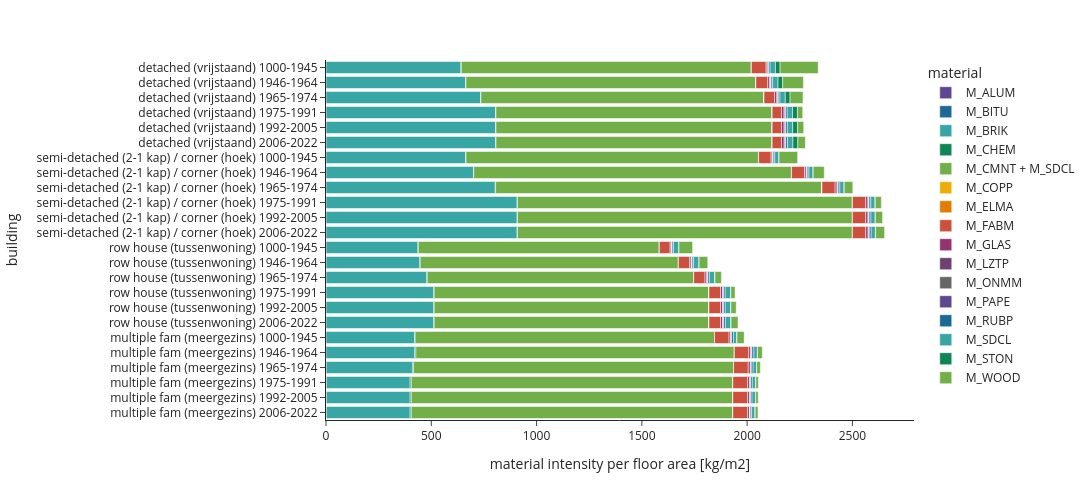

The notebook cell this image was saved under:
### Code cell
# visualisation of the assumed material intensities
""" the trend shows a shift from wood to brick and concrete"""
m_plot = mi_buildings.copy()
m_plot = m_plot.rename(index={'pre 1945':'1000-1945'})
if material_buildings_source == "Oorschot-MPG":
    m_plot = m_plot.groupby(axis=1, level=0).sum()
m_plot.index = [str(i) + ' ' + str(j) for i, j in m_plot.index]
m_plot = m_plot.stack().reset_index()
m_plot.columns = ['building', 'material', 'value']
fig = px.bar(m_plot, x='value', y='building', color='material', labels={'value':'material intensity per floor area [kg/m2]'}, template='simple_white', 
             color_discrete_sequence= px.colors.qualitative.Prism) #antique, vivid, prism, T10
fig.update_layout(width=1100, height=500, yaxis = dict(autorange="reversed"))    
fig.write_image('visualisations/mi_buildings'+material_buildings_source+'_grouped.svg')
fig.show()

### Figure 1 — Plotly figure (JSON) as saved in the notebook; plotly's stock layout.template omitted (floating-point values rounded to 4 significant figures)
{"data": [{"alignmentgroup": "True", "hovertemplate": "material=M_ALUM<br>material intensity per floor area [kg/m2]=%{x}<br>building=%{y}<extra></extra>", "legendgroup": "M_ALUM", "marker": {"color": "rgb(95, 70, 144)", "pattern": {"shape": ""}}, "name": "M_ALUM", "offsetgroup": "M_ALUM", "orientation": "h", "showlegend": true, "textposition": "auto", "type": "bar", "x": [0.1123, 0.2071, 0.2005, 0.194, 0.194, 0.194, 0.1889, 0.2876, 0.2701, 0.2526, 0.2526, 0.2526, 0.3785, 0.4754, 0.4268, 0.3781, 0.3781, 0.3781, 0.2022, 0.2115, 0.4968, 0.7822, 0.7822, 0.7822], "xaxis": "x", "y": ["detached (vrijstaand) 1000-1945", "detached (vrijstaand) 1946-1964", "detached (vrijstaand) 1965-1974", "detached (vrijstaand) 1975-1991", "detached (vrijstaand) 1992-2005", "detached (vrijstaand) 2006-2022", "semi-detached (2-1 kap) / corner (hoek) 1000-1945", "semi-detached (2-1 kap) / corner (hoek) 1946-1964", "semi-detached (2-1 kap) / corner (hoek) 1965-1974", "semi-detached (2-1 kap) / corner (hoek) 1975-1991", "semi-detached (2-1 kap) / corner (hoek) 1992-2005", "semi-detached (2-1 kap) / corner (hoek) 2006-2022", "row house (tussenwoning) 1000-1945", "row house (tussenwoning) 1946-1964", "row house (tussenwoning) 1965-1974", "row house (tussenwoning) 1975-1991", "row house (tussenwoning) 1992-2005", "row house (tussenwoning) 2006-2022", "multiple fam (meergezins) 1000-1945", "multiple fam (meergezins) 1946-1964", "multiple fam (meergezins) 1965-1974", "multiple fam (meergezins) 1975-1991", "multiple fam (meergezins) 1992-2005", "multiple fam (meergezins) 2006-2022"], "yaxis": "y"}, {"alignmentgroup": "True", "hovertemplate": "material=M_BITU<br>material intensity per floor area [kg/m2]=%{x}<br>building=%{y}<extra></extra>", "legendgroup": "M_BITU", "marker": {"color": "rgb(29, 105, 150)", "pattern": {"shape": ""}}, "name": "M_BITU", "offsetgroup": "M_BITU", "orientation": "h", "showlegend": true, "textposition": "auto", "type": "bar", "x": [0, 0, 0.1159, 0.2319, 0.2319, 0.2319, 0, 0, 0, 0, 0, 0, 0, 0, 0, 0, 0, 0, 0, 0, 0.4129, 0.8259, 0.8259, 0.8259], "xaxis": "x", "y": ["detached (vrijstaand) 1000-1945", "detached (vrijstaand) 1946-1964", "detached (vrijstaand) 1965-1974", "detached (vrijstaand) 1975-1991", "detached (vrijstaand) 1992-2005", "detached (vrijstaand) 2006-2022", "semi-detached (2-1 kap) / corner (hoek) 1000-1945", "semi-detached (2-1 kap) / corner (hoek) 1946-1964", "semi-detached (2-1 kap) / corner (hoek) 1965-1974", "semi-detached (2-1 kap) / corner (hoek) 1975-1991", "semi-detached (2-1 kap) / corner (hoek) 1992-2005", "semi-detached (2-1 kap) / corner (hoek) 2006-2022", "row house (tussenwoning) 1000-1945", "row house (tussenwoning) 1946-1964", "row house (tussenwoning) 1965-1974", "row house (tussenwoning) 1975-1991", "row house (tussenwoning) 1992-2005", "row house (tussenwoning) 2006-2022", "multiple fam (meergezins) 1000-1945", "multiple fam (meergezins) 1946-1964", "multiple fam (meergezins) 1965-1974", "multiple fam (meergezins) 1975-1991", "multiple fam (meergezins) 1992-2005", "multiple fam (meergezins) 2006-2022"], "yaxis": "y"}, {"alignmentgroup": "True", "hovertemplate": "material=M_BRIK<br>material intensity per floor area [kg/m2]=%{x}<br>building=%{y}<extra></extra>", "legendgroup": "M_BRIK", "marker": {"color": "rgb(56, 166, 165)", "pattern": {"shape": ""}}, "name": "M_BRIK", "offsetgroup": "M_BRIK", "orientation": "h", "showlegend": true, "textposition": "auto", "type": "bar", "x": [640.9, 663.0, 734.1, 805.2, 805.2, 805.2, 663.2, 699.9, 803.6, 907.4, 907.4, 907.4, 436.7, 445.7, 478.8, 512.0, 512.0, 512.0, 421.0, 421.0, 409.5, 398.0, 398.0, 398.0], "xaxis": "x", "y": ["detached (vrijstaand) 1000-1945", "detached (vrijstaand) 1946-1964", "detached (vrijstaand) 1965-1974", "detached (vrijstaand) 1975-1991", "detached (vrijstaand) 1992-2005", "detached (vrijstaand) 2006-2022", "semi-detached (2-1 kap) / corner (hoek) 1000-1945", "semi-detached (2-1 kap) / corner (hoek) 1946-1964", "semi-detached (2-1 kap) / corner (hoek) 1965-1974", "semi-detached (2-1 kap) / corner (hoek) 1975-1991", "semi-detached (2-1 kap) / corner (hoek) 1992-2005", "semi-detached (2-1 kap) / corner (hoek) 2006-2022", "row house (tussenwoning) 1000-1945", "row house (tussenwoning) 1946-1964", "row house (tussenwoning) 1965-1974", "row house (tussenwoning) 1975-1991", "row house (tussenwoning) 1992-2005", "row house (tussenwoning) 2006-2022", "multiple fam (meergezins) 1000-1945", "multiple fam (meergezins) 1946-1964", "multiple fam (meergezins) 1965-1974", "multiple fam (meergezins) 1975-1991", "multiple fam (meergezins) 1992-2005", "multiple fam (meergezins) 2006-2022"], "yaxis": "y"}, {"alignmentgroup": "True", "hovertemplate": "material=M_CHEM<br>material intensity per floor area [kg/m2]=%{x}<br>building=%{y}<extra></extra>", "legendgroup": "M_CHEM", "marker": {"color": "rgb(15, 133, 84)", "pattern": {"shape": ""}}, "name": "M_CHEM", "offsetgroup": "M_CHEM", "orientation": "h", "showlegend": true, "textposition": "auto", "type": "bar", "x": [1.523, 1.507, 1.49, 1.473, 1.503, 1.551, 1.629, 1.72, 1.727, 1.734, 1.774, 1.839, 1.355, 1.464, 1.462, 1.46, 1.497, 1.557, 2.053, 5.616, 5.616, 5.616, 5.592, 5.554], "xaxis": "x", "y": ["detached (vrijstaand) 1000-1945", "detached (vrijstaand) 1946-1964", "detached (vrijstaand) 1965-1974", "detached (vrijstaand) 1975-1991", "detached (vrijstaand) 1992-2005", "detached (vrijstaand) 2006-2022", "semi-detached (2-1 kap) / corner (hoek) 1000-1945", "semi-detached (2-1 kap) / corner (hoek) 1946-1964", "semi-detached (2-1 kap) / corner (hoek) 1965-1974", "semi-detached (2-1 kap) / corner (hoek) 1975-1991", "semi-detached (2-1 kap) / corner (hoek) 1992-2005", "semi-detached (2-1 kap) / corner (hoek) 2006-2022", "row house (tussenwoning) 1000-1945", "row house (tussenwoning) 1946-1964", "row house (tussenwoning) 1965-1974", "row house (tussenwoning) 1975-1991", "row house (tussenwoning) 1992-2005", "row house (tussenwoning) 2006-2022", "multiple fam (meergezins) 1000-1945", "multiple fam (meergezins) 1946-1964", "multiple fam (meergezins) 1965-1974", "multiple fam (meergezins) 1975-1991", "multiple fam (meergezins) 1992-2005", "multiple fam (meergezins) 2006-2022"], "yaxis": "y"}, {"alignmentgroup": "True", "hovertemplate": "material=M_CMNT + M_SDCL<br>material intensity per floor area [kg/m2]=%{x}<br>building=%{y}<extra></extra>", "legendgroup": "M_CMNT + M_SDCL", "marker": {"color": "rgb(115, 175, 72)", "pattern": {"shape": ""}}, "name": "M_CMNT + M_SDCL", "offsetgroup": "M_CMNT + M_SDCL", "orientation": "h", "showlegend": true, "textposition": "auto", "type": "bar", "x": [1377.0, 1376.0, 1343.0, 1311.0, 1311.0, 1311.0, 1389.0, 1508.0, 1549.0, 1590.0, 1590.0, 1590.0, 1144.0, 1226.0, 1265.0, 1304.0, 1304.0, 1304.0, 1422.0, 1512.0, 1519.0, 1526.0, 1526.0, 1526.0], "xaxis": "x", "y": ["detached (vrijstaand) 1000-1945", "detached (vrijstaand) 1946-1964", "detached (vrijstaand) 1965-1974", "detached (vrijstaand) 1975-1991", "detached (vrijstaand) 1992-2005", "detached (vrijstaand) 2006-2022", "semi-detached (2-1 kap) / corner (hoek) 1000-1945", "semi-detached (2-1 kap) / corner (hoek) 1946-1964", "semi-detached (2-1 kap) / corner (hoek) 1965-1974", "semi-detached (2-1 kap) / corner (hoek) 1975-1991", "semi-detached (2-1 kap) / corner (hoek) 1992-2005", "semi-detached (2-1 kap) / corner (hoek) 2006-2022", "row house (tussenwoning) 1000-1945", "row house (tussenwoning) 1946-1964", "row house (tussenwoning) 1965-1974", "row house (tussenwoning) 1975-1991", "row house (tussenwoning) 1992-2005", "row house (tussenwoning) 2006-2022", "multiple fam (meergezins) 1000-1945", "multiple fam (meergezins) 1946-1964", "multiple fam (meergezins) 1965-1974", "multiple fam (meergezins) 1975-1991", "multiple fam (meergezins) 1992-2005", "multiple fam (meergezins) 2006-2022"], "yaxis": "y"}, {"alignmentgroup": "True", "hovertemplate": "material=M_COPP<br>material intensity per floor area [kg/m2]=%{x}<br>building=%{y}<extra></extra>", "legendgroup": "M_COPP", "marker": {"color": "rgb(237, 173, 8)", "pattern": {"shape": ""}}, "name": "M_COPP", "offsetgroup": "M_COPP", "orientation": "h", "showlegend": true, "textposition": "auto", "type": "bar", "x": [0.9196, 0.9196, 0.9196, 0.9196, 0.9196, 0.9196, 0.8481, 0.8481, 0.8481, 0.8481, 0.8481, 0.8481, 0.3515, 0.3515, 0.3515, 0.3515, 0.3515, 0.3515, 0.3075, 0.3075, 0.308, 0.3084, 0.3086, 0.3089], "xaxis": "x", "y": ["detached (vrijstaand) 1000-1945", "detached (vrijstaand) 1946-1964", "detached (vrijstaand) 1965-1974", "detached (vrijstaand) 1975-1991", "detached (vrijstaand) 1992-2005", "detached (vrijstaand) 2006-2022", "semi-detached (2-1 kap) / corner (hoek) 1000-1945", "semi-detached (2-1 kap) / corner (hoek) 1946-1964", "semi-detached (2-1 kap) / corner (hoek) 1965-1974", "semi-detached (2-1 kap) / corner (hoek) 1975-1991", "semi-detached (2-1 kap) / corner (hoek) 1992-2005", "semi-detached (2-1 kap) / corner (hoek) 2006-2022", "row house (tussenwoning) 1000-1945", "row house (tussenwoning) 1946-1964", "row house (tussenwoning) 1965-1974", "row house (tussenwoning) 1975-1991", "row house (tussenwoning) 1992-2005", "row house (tussenwoning) 2006-2022", "multiple fam (meergezins) 1000-1945", "multiple fam (meergezins) 1946-1964", "multiple fam (meergezins) 1965-1974", "multiple fam (meergezins) 1975-1991", "multiple fam (meergezins) 1992-2005", "multiple fam (meergezins) 2006-2022"], "yaxis": "y"}, {"alignmentgroup": "True", "hovertemplate": "material=M_ELMA<br>material intensity per floor area [kg/m2]=%{x}<br>building=%{y}<extra></extra>", "legendgroup": "M_ELMA", "marker": {"color": "rgb(225, 124, 5)", "pattern": {"shape": ""}}, "name": "M_ELMA", "offsetgroup": "M_ELMA", "orientation": "h", "showlegend": true, "textposition": "auto", "type": "bar", "x": [0.01408, 0.01408, 0.01408, 0.01408, 0.01408, 0.01408, 0.007042, 0.007042, 0.007042, 0.007042, 0.007042, 0.007042, 0.01892, 0.01892, 0.01892, 0.01892, 0.01892, 0.01892, 0.03203, 0.03203, 0.03203, 0.03203, 0.03203, 0.03203], "xaxis": "x", "y": ["detached (vrijstaand) 1000-1945", "detached (vrijstaand) 1946-1964", "detached (vrijstaand) 1965-1974", "detached (vrijstaand) 1975-1991", "detached (vrijstaand) 1992-2005", "detached (vrijstaand) 2006-2022", "semi-detached (2-1 kap) / corner (hoek) 1000-1945", "semi-detached (2-1 kap) / corner (hoek) 1946-1964", "semi-detached (2-1 kap) / corner (hoek) 1965-1974", "semi-detached (2-1 kap) / corner (hoek) 1975-1991", "semi-detached (2-1 kap) / corner (hoek) 1992-2005", "semi-detached (2-1 kap) / corner (hoek) 2006-2022", "row house (tussenwoning) 1000-1945", "row house (tussenwoning) 1946-1964", "row house (tussenwoning) 1965-1974", "row house (tussenwoning) 1975-1991", "row house (tussenwoning) 1992-2005", "row house (tussenwoning) 2006-2022", "multiple fam (meergezins) 1000-1945", "multiple fam (meergezins) 1946-1964", "multiple fam (meergezins) 1965-1974", "multiple fam (meergezins) 1975-1991", "multiple fam (meergezins) 1992-2005", "multiple fam (meergezins) 2006-2022"], "yaxis": "y"}, {"alignmentgroup": "True", "hovertemplate": "material=M_FABM<br>material intensity per floor area [kg/m2]=%{x}<br>building=%{y}<extra></extra>", "legendgroup": "M_FABM", "marker": {"color": "rgb(204, 80, 62)", "pattern": {"shape": ""}}, "name": "M_FABM", "offsetgroup": "M_FABM", "orientation": "h", "showlegend": true, "textposition": "auto", "type": "bar", "x": [69.75, 56.71, 50.45, 44.2, 44.19, 44.19, 59.32, 61.46, 62.39, 63.33, 63.32, 63.31, 51.24, 53.19, 54.01, 54.83, 54.82, 54.81, 69.1, 68.59, 69.62, 70.66, 70.66, 70.65], "xaxis": "x", "y": ["detached (vrijstaand) 1000-1945", "detached (vrijstaand) 1946-1964", "detached (vrijstaand) 1965-1974", "detached (vrijstaand) 1975-1991", "detached (vrijstaand) 1992-2005", "detached (vrijstaand) 2006-2022", "semi-detached (2-1 kap) / corner (hoek) 1000-1945", "semi-detached (2-1 kap) / corner (hoek) 1946-1964", "semi-detached (2-1 kap) / corner (hoek) 1965-1974", "semi-detached (2-1 kap) / corner (hoek) 1975-1991", "semi-detached (2-1 kap) / corner (hoek) 1992-2005", "semi-detached (2-1 kap) / corner (hoek) 2006-2022", "row house (tussenwoning) 1000-1945", "row house (tussenwoning) 1946-1964", "row house (tussenwoning) 1965-1974", "row house (tussenwoning) 1975-1991", "row house (tussenwoning) 1992-2005", "row house (tussenwoning) 2006-2022", "multiple fam (meergezins) 1000-1945", "multiple fam (meergezins) 1946-1964", "multiple fam (meergezins) 1965-1974", "multiple fam (meergezins) 1975-1991", "multiple fam (meergezins) 1992-2005", "multiple fam (meergezins) 2006-2022"], "yaxis": "y"}, {"alignmentgroup": "True", "hovertemplate": "material=M_GLAS<br>material intensity per floor area [kg/m2]=%{x}<br>building=%{y}<extra></extra>", "legendgroup": "M_GLAS", "marker": {"color": "rgb(148, 52, 110)", "pattern": {"shape": ""}}, "name": "M_GLAS", "offsetgroup": "M_GLAS", "orientation": "h", "showlegend": true, "textposition": "auto", "type": "bar", "x": [5.023, 8.422, 10.15, 11.88, 12.14, 12.56, 5.501, 8.0, 9.25, 10.5, 10.73, 11.1, 5.122, 7.3, 8.41, 9.519, 9.68, 9.936, 7.06, 9.647, 9.78, 9.913, 9.467, 8.754], "xaxis": "x", "y": ["detached (vrijstaand) 1000-1945", "detached (vrijstaand) 1946-1964", "detached (vrijstaand) 1965-1974", "detached (vrijstaand) 1975-1991", "detached (vrijstaand) 1992-2005", "detached (vrijstaand) 2006-2022", "semi-detached (2-1 kap) / corner (hoek) 1000-1945", "semi-detached (2-1 kap) / corner (hoek) 1946-1964", "semi-detached (2-1 kap) / corner (hoek) 1965-1974", "semi-detached (2-1 kap) / corner (hoek) 1975-1991", "semi-detached (2-1 kap) / corner (hoek) 1992-2005", "semi-detached (2-1 kap) / corner (hoek) 2006-2022", "row house (tussenwoning) 1000-1945", "row house (tussenwoning) 1946-1964", "row house (tussenwoning) 1965-1974", "row house (tussenwoning) 1975-1991", "row house (tussenwoning) 1992-2005", "row house (tussenwoning) 2006-2022", "multiple fam (meergezins) 1000-1945", "multiple fam (meergezins) 1946-1964", "multiple fam (meergezins) 1965-1974", "multiple fam (meergezins) 1975-1991", "multiple fam (meergezins) 1992-2005", "multiple fam (meergezins) 2006-2022"], "yaxis": "y"}, {"alignmentgroup": "True", "hovertemplate": "material=M_LZTP<br>material intensity per floor area [kg/m2]=%{x}<br>building=%{y}<extra></extra>", "legendgroup": "M_LZTP", "marker": {"color": "rgb(111, 64, 112)", "pattern": {"shape": ""}}, "name": "M_LZTP", "offsetgroup": "M_LZTP", "orientation": "h", "showlegend": true, "textposition": "auto", "type": "bar", "x": [3.942, 3.945, 3.945, 3.945, 3.945, 3.945, 1.335, 1.377, 1.377, 1.377, 1.377, 1.377, 1.47, 1.52, 1.52, 1.52, 1.52, 1.52, 0.7271, 0.7402, 0.7435, 0.7469, 0.747, 0.747], "xaxis": "x", "y": ["detached (vrijstaand) 1000-1945", "detached (vrijstaand) 1946-1964", "detached (vrijstaand) 1965-1974", "detached (vrijstaand) 1975-1991", "detached (vrijstaand) 1992-2005", "detached (vrijstaand) 2006-2022", "semi-detached (2-1 kap) / corner (hoek) 1000-1945", "semi-detached (2-1 kap) / corner (hoek) 1946-1964", "semi-detached (2-1 kap) / corner (hoek) 1965-1974", "semi-detached (2-1 kap) / corner (hoek) 1975-1991", "semi-detached (2-1 kap) / corner (hoek) 1992-2005", "semi-detached (2-1 kap) / corner (hoek) 2006-2022", "row house (tussenwoning) 1000-1945", "row house (tussenwoning) 1946-1964", "row house (tussenwoning) 1965-1974", "row house (tussenwoning) 1975-1991", "row house (tussenwoning) 1992-2005", "row house (tussenwoning) 2006-2022", "multiple fam (meergezins) 1000-1945", "multiple fam (meergezins) 1946-1964", "multiple fam (meergezins) 1965-1974", "multiple fam (meergezins) 1975-1991", "multiple fam (meergezins) 1992-2005", "multiple fam (meergezins) 2006-2022"], "yaxis": "y"}, {"alignmentgroup": "True", "hovertemplate": "material=M_ONMM<br>material intensity per floor area [kg/m2]=%{x}<br>building=%{y}<extra></extra>", "legendgroup": "M_ONMM", "marker": {"color": "rgb(102, 102, 102)", "pattern": {"shape": ""}}, "name": "M_ONMM", "offsetgroup": "M_ONMM", "orientation": "h", "showlegend": true, "textposition": "auto", "type": "bar", "x": [2.987, 3.087, 3.154, 3.221, 3.378, 3.629, 3.163, 3.275, 3.331, 3.388, 3.524, 3.742, 2.908, 2.965, 3.005, 3.046, 3.141, 3.293, 4.06, 4.215, 3.602, 2.99, 2.725, 2.301], "xaxis": "x", "y": ["detached (vrijstaand) 1000-1945", "detached (vrijstaand) 1946-1964", "detached (vrijstaand) 1965-1974", "detached (vrijstaand) 1975-1991", "detached (vrijstaand) 1992-2005", "detached (vrijstaand) 2006-2022", "semi-detached (2-1 kap) / corner (hoek) 1000-1945", "semi-detached (2-1 kap) / corner (hoek) 1946-1964", "semi-detached (2-1 kap) / corner (hoek) 1965-1974", "semi-detached (2-1 kap) / corner (hoek) 1975-1991", "semi-detached (2-1 kap) / corner (hoek) 1992-2005", "semi-detached (2-1 kap) / corner (hoek) 2006-2022", "row house (tussenwoning) 1000-1945", "row house (tussenwoning) 1946-1964", "row house (tussenwoning) 1965-1974", "row house (tussenwoning) 1975-1991", "row house (tussenwoning) 1992-2005", "row house (tussenwoning) 2006-2022", "multiple fam (meergezins) 1000-1945", "multiple fam (meergezins) 1946-1964", "multiple fam (meergezins) 1965-1974", "multiple fam (meergezins) 1975-1991", "multiple fam (meergezins) 1992-2005", "multiple fam (meergezins) 2006-2022"], "yaxis": "y"}, {"alignmentgroup": "True", "hovertemplate": "material=M_PAPE<br>material intensity per floor area [kg/m2]=%{x}<br>building=%{y}<extra></extra>", "legendgroup": "M_PAPE", "marker": {"color": "rgb(95, 70, 144)", "pattern": {"shape": ""}}, "name": "M_PAPE", "offsetgroup": "M_PAPE", "orientation": "h", "showlegend": true, "textposition": "auto", "type": "bar", "x": [0, 0.2419, 0.2419, 0.2419, 0.2419, 0.2419, 0, 0.3685, 0.3685, 0.3685, 0.3685, 0.3685, 0, 0.4779, 0.4779, 0.4779, 0.4779, 0.4779, 0, 0.358, 0.358, 0.358, 0.358, 0.358], "xaxis": "x", "y": ["detached (vrijstaand) 1000-1945", "detached (vrijstaand) 1946-1964", "detached (vrijstaand) 1965-1974", "detached (vrijstaand) 1975-1991", "detached (vrijstaand) 1992-2005", "detached (vrijstaand) 2006-2022", "semi-detached (2-1 kap) / corner (hoek) 1000-1945", "semi-detached (2-1 kap) / corner (hoek) 1946-1964", "semi-detached (2-1 kap) / corner (hoek) 1965-1974", "semi-detached (2-1 kap) / corner (hoek) 1975-1991", "semi-detached (2-1 kap) / corner (hoek) 1992-2005", "semi-detached (2-1 kap) / corner (hoek) 2006-2022", "row house (tussenwoning) 1000-1945", "row house (tussenwoning) 1946-1964", "row house (tussenwoning) 1965-1974", "row house (tussenwoning) 1975-1991", "row house (tussenwoning) 1992-2005", "row house (tussenwoning) 2006-2022", "multiple fam (meergezins) 1000-1945", "multiple fam (meergezins) 1946-1964", "multiple fam (meergezins) 1965-1974", "multiple fam (meergezins) 1975-1991", "multiple fam (meergezins) 1992-2005", "multiple fam (meergezins) 2006-2022"], "yaxis": "y"}, {"alignmentgroup": "True", "hovertemplate": "material=M_RUBP<br>material intensity per floor area [kg/m2]=%{x}<br>building=%{y}<extra></extra>", "legendgroup": "M_RUBP", "marker": {"color": "rgb(29, 105, 150)", "pattern": {"shape": ""}}, "name": "M_RUBP", "offsetgroup": "M_RUBP", "orientation": "h", "showlegend": true, "textposition": "auto", "type": "bar", "x": [6.895, 7.329, 7.565, 7.8, 8.092, 8.559, 7.13, 7.653, 7.886, 8.118, 8.372, 8.779, 6.238, 6.671, 7.109, 7.547, 7.725, 8.009, 8.562, 9.084, 8.271, 7.458, 6.965, 6.175], "xaxis": "x", "y": ["detached (vrijstaand) 1000-1945", "detached (vrijstaand) 1946-1964", "detached (vrijstaand) 1965-1974", "detached (vrijstaand) 1975-1991", "detached (vrijstaand) 1992-2005", "detached (vrijstaand) 2006-2022", "semi-detached (2-1 kap) / corner (hoek) 1000-1945", "semi-detached (2-1 kap) / corner (hoek) 1946-1964", "semi-detached (2-1 kap) / corner (hoek) 1965-1974", "semi-detached (2-1 kap) / corner (hoek) 1975-1991", "semi-detached (2-1 kap) / corner (hoek) 1992-2005", "semi-detached (2-1 kap) / corner (hoek) 2006-2022", "row house (tussenwoning) 1000-1945", "row house (tussenwoning) 1946-1964", "row house (tussenwoning) 1965-1974", "row house (tussenwoning) 1975-1991", "row house (tussenwoning) 1992-2005", "row house (tussenwoning) 2006-2022", "multiple fam (meergezins) 1000-1945", "multiple fam (meergezins) 1946-1964", "multiple fam (meergezins) 1965-1974", "multiple fam (meergezins) 1975-1991", "multiple fam (meergezins) 1992-2005", "multiple fam (meergezins) 2006-2022"], "yaxis": "y"}, {"alignmentgroup": "True", "hovertemplate": "material=M_SDCL<br>material intensity per floor area [kg/m2]=%{x}<br>building=%{y}<extra></extra>", "legendgroup": "M_SDCL", "marker": {"color": "rgb(56, 166, 165)", "pattern": {"shape": ""}}, "name": "M_SDCL", "offsetgroup": "M_SDCL", "orientation": "h", "showlegend": true, "textposition": "auto", "type": "bar", "x": [25.49, 25.49, 25.49, 25.49, 25.49, 25.49, 20.14, 20.14, 20.14, 20.14, 20.14, 20.14, 25.67, 25.67, 25.67, 25.67, 25.67, 25.67, 16.47, 16.47, 16.47, 16.47, 16.47, 16.47], "xaxis": "x", "y": ["detached (vrijstaand) 1000-1945", "detached (vrijstaand) 1946-1964", "detached (vrijstaand) 1965-1974", "detached (vrijstaand) 1975-1991", "detached (vrijstaand) 1992-2005", "detached (vrijstaand) 2006-2022", "semi-detached (2-1 kap) / corner (hoek) 1000-1945", "semi-detached (2-1 kap) / corner (hoek) 1946-1964", "semi-detached (2-1 kap) / corner (hoek) 1965-1974", "semi-detached (2-1 kap) / corner (hoek) 1975-1991", "semi-detached (2-1 kap) / corner (hoek) 1992-2005", "semi-detached (2-1 kap) / corner (hoek) 2006-2022", "row house (tussenwoning) 1000-1945", "row house (tussenwoning) 1946-1964", "row house (tussenwoning) 1965-1974", "row house (tussenwoning) 1975-1991", "row house (tussenwoning) 1992-2005", "row house (tussenwoning) 2006-2022", "multiple fam (meergezins) 1000-1945", "multiple fam (meergezins) 1946-1964", "multiple fam (meergezins) 1965-1974", "multiple fam (meergezins) 1975-1991", "multiple fam (meergezins) 1992-2005", "multiple fam (meergezins) 2006-2022"], "yaxis": "y"}, {"alignmentgroup": "True", "hovertemplate": "material=M_STON<br>material intensity per floor area [kg/m2]=%{x}<br>building=%{y}<extra></extra>", "legendgroup": "M_STON", "marker": {"color": "rgb(15, 133, 84)", "pattern": {"shape": ""}}, "name": "M_STON", "offsetgroup": "M_STON", "orientation": "h", "showlegend": true, "textposition": "auto", "type": "bar", "x": [22.05, 22.05, 22.62, 23.18, 23.18, 23.18, 0.4708, 0.4708, 0.8856, 1.3, 1.3, 1.3, 0.4387, 0.4387, 0.8311, 1.224, 1.224, 1.224, 0.835, 0.704, 0.796, 0.888, 0.888, 0.888], "xaxis": "x", "y": ["detached (vrijstaand) 1000-1945", "detached (vrijstaand) 1946-1964", "detached (vrijstaand) 1965-1974", "detached (vrijstaand) 1975-1991", "detached (vrijstaand) 1992-2005", "detached (vrijstaand) 2006-2022", "semi-detached (2-1 kap) / corner (hoek) 1000-1945", "semi-detached (2-1 kap) / corner (hoek) 1946-1964", "semi-detached (2-1 kap) / corner (hoek) 1965-1974", "semi-detached (2-1 kap) / corner (hoek) 1975-1991", "semi-detached (2-1 kap) / corner (hoek) 1992-2005", "semi-detached (2-1 kap) / corner (hoek) 2006-2022", "row house (tussenwoning) 1000-1945", "row house (tussenwoning) 1946-1964", "row house (tussenwoning) 1965-1974", "row house (tussenwoning) 1975-1991", "row house (tussenwoning) 1992-2005", "row house (tussenwoning) 2006-2022", "multiple fam (meergezins) 1000-1945", "multiple fam (meergezins) 1946-1964", "multiple fam (meergezins) 1965-1974", "multiple fam (meergezins) 1975-1991", "multiple fam (meergezins) 1992-2005", "multiple fam (meergezins) 2006-2022"], "yaxis": "y"}, {"alignmentgroup": "True", "hovertemplate": "material=M_WOOD<br>material intensity per floor area [kg/m2]=%{x}<br>building=%{y}<extra></extra>", "legendgroup": "M_WOOD", "marker": {"color": "rgb(115, 175, 72)", "pattern": {"shape": ""}}, "name": "M_WOOD", "offsetgroup": "M_WOOD", "orientation": "h", "showlegend": true, "textposition": "auto", "type": "bar", "x": [181.0, 98.42, 61.77, 25.12, 29.19, 35.69, 88.18, 52.55, 40.57, 28.59, 33.91, 42.41, 64.77, 40.86, 30.58, 20.3, 25.12, 32.83, 33.94, 23.01, 17.41, 11.81, 12.31, 13.13], "xaxis": "x", "y": ["detached (vrijstaand) 1000-1945", "detached (vrijstaand) 1946-1964", "detached (vrijstaand) 1965-1974", "detached (vrijstaand) 1975-1991", "detached (vrijstaand) 1992-2005", "detached (vrijstaand) 2006-2022", "semi-detached (2-1 kap) / corner (hoek) 1000-1945", "semi-detached (2-1 kap) / corner (hoek) 1946-1964", "semi-detached (2-1 kap) / corner (hoek) 1965-1974", "semi-detached (2-1 kap) / corner (hoek) 1975-1991", "semi-detached (2-1 kap) / corner (hoek) 1992-2005", "semi-detached (2-1 kap) / corner (hoek) 2006-2022", "row house (tussenwoning) 1000-1945", "row house (tussenwoning) 1946-1964", "row house (tussenwoning) 1965-1974", "row house (tussenwoning) 1975-1991", "row house (tussenwoning) 1992-2005", "row house (tussenwoning) 2006-2022", "multiple fam (meergezins) 1000-1945", "multiple fam (meergezins) 1946-1964", "multiple fam (meergezins) 1965-1974", "multiple fam (meergezins) 1975-1991", "multiple fam (meergezins) 1992-2005", "multiple fam (meergezins) 2006-2022"], "yaxis": "y"}], "layout": {"barmode": "relative", "height": 500, "legend": {"title": {"text": "material"}, "tracegroupgap": 0}, "margin": {"t": 60}, "width": 1100, "xaxis": {"anchor": "y", "domain": [0, 1], "title": {"text": "material intensity per floor area [kg/m2]"}}, "yaxis": {"anchor": "x", "autorange": "reversed", "domain": [0, 1], "title": {"text": "building"}}}}
